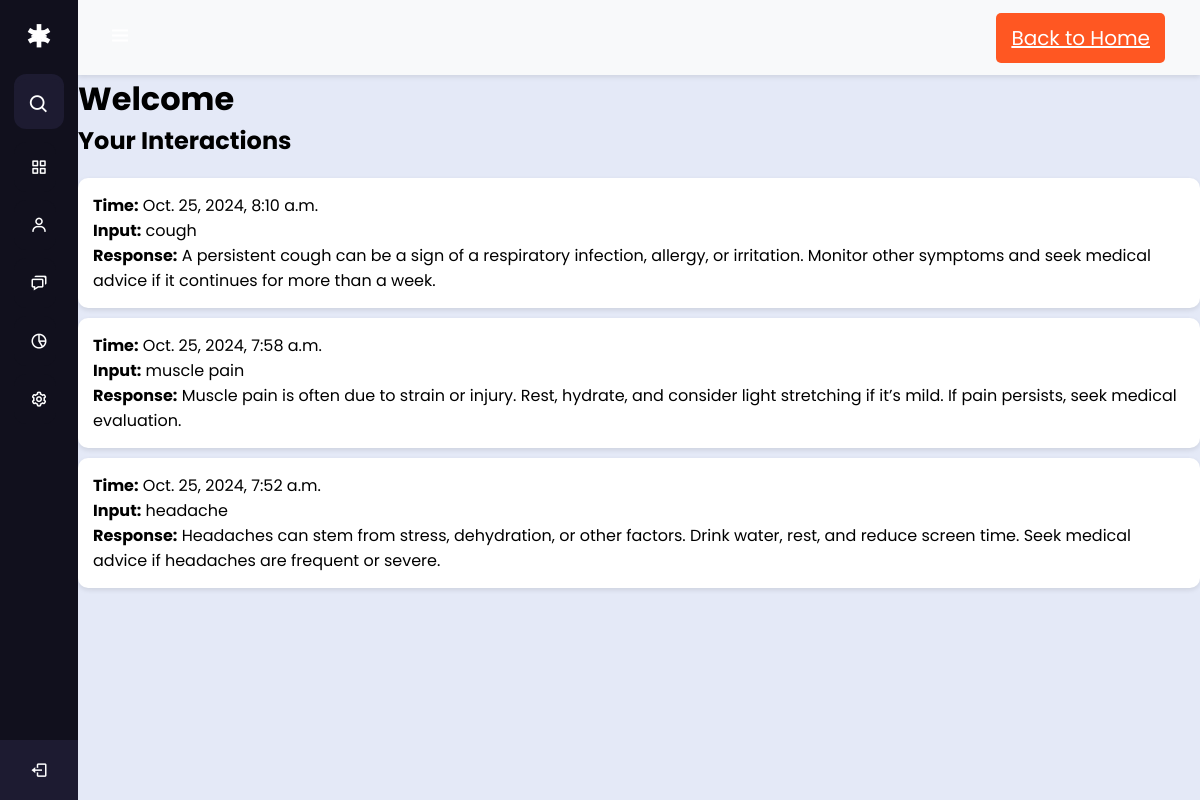
Page /interactions/ (signed in) on the committed database.
### symptom_checker/models.py (models this page shows, shortened)
class Interaction(models.Model):
    user = models.ForeignKey(User, on_delete=models.CASCADE, default=default_user.id)
    user_input = models.TextField()
    ai_response = models.TextField()
    timestamp = models.DateTimeField(auto_now_add=True)
    class Meta:
        ordering = ['-timestamp']

### symptom_checker/views.py (the view)
# urls.py: path('interactions/', views.user_interactions, name='user_interactions'),
@login_required
def user_interactions(request):
    interactions = Interaction.objects.filter(user=request.user)
    try:
        template = get_template('symptom_checker/interactions.html')
    except TemplateDoesNotExist:
        print("Template not found: symptom_checker/interactions.html")
    return render(request, 'symptom_checker/interactions.html', {'interactions': interactions})

### symptom_checker/templates/symptom_checker/interactions.html (shortened to what this page needs)
{% load static %}
<!DOCTYPE html>
<html lang="en">
<head>
    <link rel="stylesheet" href="{% static 'symptom_checker/css/sidebar.css' %}">
</head>
<body>
    <div class="sidebar">
    <div class="">
        <div class="logo-details">
            <i class='bx bx-health'></i>
            <i class='bx bx-menu' id="btn"></i>
        </div>
        <ul class="nav-list">
            <li>
                <i class='bx bx-search'></i>
            </li>
            <li><a href="{% url 'home' %}"><i class='bx bx-grid-alt'></i><span class="links_name">Dashboard</span></a><span class="tooltip">Dashboard</span></li>
            <li><a href="{% url 'user_interactions' %}"><i class='bx bx-user'></i><span class="links_name">Treatment Plan</span></a><span class="tooltip">Treatment</span></li>
            <li><a href="./Pages/chat.html"><i class='bx bx-chat'></i><span class="links_name">Messages</span></a><span class="tooltip">Messages</span></li>
            <li><a href="#"><i class='bx bx-pie-chart-alt-2'></i><span class="links_name">Patient</span></a><span class="tooltip">Patient</span></li>
            <li><a href="#"><i class='bx bx-cog'></i><span class="links_name">Settings</span></a><span class="tooltip">Settings</span></li>
            <li class="profile">
                <div class="profile-details">
                    <div class="name_job">
                        <div class="name">MedCare</div>
                        <div class="job">User</div>
                    </div>
                </div>
                <a href="#"><i class='bx bx-log-out' id="log_out"></i></a>
            </li>
        </ul>
    </div>
    </div>
    <div class="home-section">
        <div class="header">
            <button class="toggle-btn" id="btn">
                <i class='bx bx-menu'></i>
            </button>
            <div class="header-right">
                <a href="{% url 'home' %}" class="SOSBtn">Back to Home</a>
            </div>
        </div>
        <div class="content">
            {% block content %}
                <h1>Welcome {{ interaction.user }}</h1>
                <h2>Your Interactions</h2>
                <ul class="interactions-list">
                    {% for interaction in interactions %}
                        <li class="interaction-item">
                            <strong>Time:</strong> {{ interaction.timestamp }}<br>
                            <strong>Input:</strong> {{ interaction.user_input }}<br>
                            <strong>Response:</strong> {{ interaction.ai_response }}
                        </li>
                    {% endfor %}
                </ul>
            {% endblock %}
        </div>
    </div>
</body>
</html>

### static/symptom_checker/css/sidebar.css (style rules this page uses)
* { margin: 0; padding: 0; box-sizing: border-box; font-family: "Poppins", sans-serif; }
.sidebar { position: fixed; left: 0; top: 0; height: 100%; width: 78px; background: #11101D; padding: 6px 14px; z-index: 99; transition: all 0.5s ease; }
.sidebar .logo-details { height: 60px; display: flex; align-items: center; position: relative; }
.sidebar .logo-details #btn { position: absolute; top: 50%; right: 0; transform: translateY(-50%); font-size: 23px; text-align: center; cursor: pointer; transition: all 0.5s ease; }
.sidebar i { color: #fff; height: 60px; min-width: 50px; font-size: 28px; text-align: center; line-height: 60px; }
.sidebar .nav-list { height: calc(100% - 140px); }
.sidebar li { position: relative; margin: 8px 8px 8px 0; list-style: none; }
.sidebar li a { display: flex; height: 100%; width: 100%; border-radius: 12px; align-items: center; text-decoration: none; transition: all 0.4s ease; background: #11101D; }
.sidebar li i { height: 50px; line-height: 50px; font-size: 18px; border-radius: 12px; }
.sidebar li .profile-details { display: flex; align-items: center; flex-wrap: nowrap; }
.sidebar .bx-search { position: absolute; top: 50%; left: 0; transform: translateY(-50%); font-size: 22px; background: #1d1b31; color: #FFF; }
.sidebar li.profile { position: fixed; height: 60px; width: 78px; left: 0; bottom: -8px; padding: 10px 14px; background: #1d1b31; transition: all 0.5s ease; overflow: hidden; }
.sidebar li.profile .name { font-size: 15px; font-weight: 400; color: #fff; white-space: nowrap; }
.sidebar li.profile .job { font-size: 12px; font-weight: 400; color: #fff; white-space: nowrap; }
.sidebar .profile #log_out { position: absolute; top: 50%; right: 0; transform: translateY(-50%); background: #1d1b31; width: 100%; height: 60px; line-height: 60px; border-radius: 0px; transition: all 0.5s ease; }
.home-section { position: relative; background: #E4E9F7; min-height: 100vh; top: 0; left: 78px; width: calc(100% - 78px); transition: all 0.5s ease; z-index: 2; }
.header { display: flex; justify-content: space-between; align-items: center; padding: 10px 20px; background-color: #f8f9fa; box-shadow: 0 2px 5px rgba(0, 0, 0, 0.1); }
.header .toggle-btn { background: none; border: none; cursor: pointer; font-size: 24px; }
.header .header-right { display: flex; align-items: center; font-size: 20px; }
.header .header-right a { margin-right: 15px; }
.header .SOSBtn { background-color: #ff5722; color: white; border: none; padding: 10px 15px; border-radius: 5px; cursor: pointer; }
button { padding: 10px; background-color: blue; color: white; border: none; border-radius: 4px; cursor: pointer; }
.interactions-list { list-style-type: none; padding: 0; margin: 20px 0; }
.interaction-item { background-color: white; padding: 15px; border-radius: 10px; margin-bottom: 10px; box-shadow: 0px 2px 5px rgba(0, 0, 0, 0.1); }

### rows in the picture
Interaction: timestamp "Oct. 25, 2024, 8:10 a.m.", user_input "cough", ai_response "A persistent cough can be a sign of a respiratory infection, allergy, or irritation. Monitor other symptoms and seek medical advice if it continues for more than a week."
Interaction: timestamp "Oct. 25, 2024, 7:58 a.m.", user_input "muscle pain", ai_response "Muscle pain is often due to strain or injury. Rest, hydrate, and consider light stretching if it’s mild. If pain persists, seek medical evaluation."
Interaction: timestamp "Oct. 25, 2024, 7:52 a.m.", user_input "headache", ai_response "Headaches can stem from stress, dehydration, or other factors. Drink water, rest, and reduce screen time. Seek medical advice if headaches are frequent or severe."
